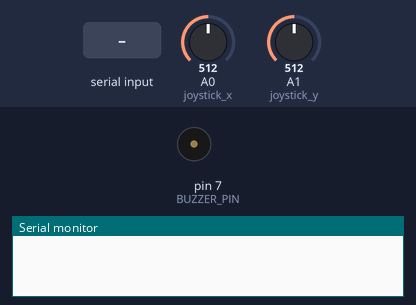
The sketch below on a simulated Arduino Uno, built with avr-gcc and run on an emulated ATmega328P. Shown: buzzer (waves = sounding, pin HIGH), the last lines printed to the serial monitor. The inputs (shaded band) are chosen by the test bench; at power-on: A0 (joystick_x) = 512, A1 (joystick_y) = 512.

Above: at 1.2 s.
1.3 s: byte 115 (SCORE_CHAR) received over Serial
At 1.41 s:
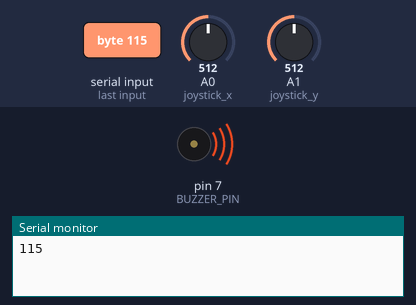
3.0 s: A0 (joystick_x) set to 900
4.5 s: A1 (joystick_y) set to 900
6.0 s: A1 (joystick_y) set to 122
Timing chart, 0 to 8.5 s (numbered marks = the images above; inputs shaded):
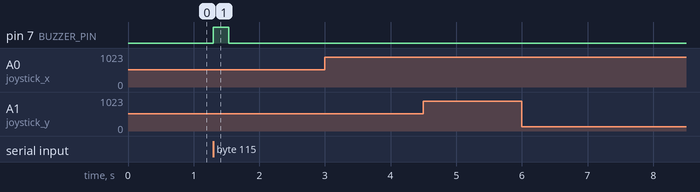

The sketch:

andre-Serial.ino
```cpp
// Start of Serial read: reads if snake ate apple from snake.py
// and write: sends joystick curr_dir to snake.py

#define joystick_x A0
#define joystick_y A1
#define BUZZER_PIN 7
#define SCORE_CHAR 's'
#define TICKS_TIL_TIME_OUT 1000
#define ANALOG_RANGE 1024 // general range of the analog input of arduino

int js_resting_threshold = ANALOG_RANGE/4; // "deadzone" around joystick at rest, 25% all around
int js_center = ANALOG_RANGE/2; // at rest joystick hovers around 500
int js_x_dir = 0; // x value of joystick (left: -1024 to -750, right: 750 to 1024)
int js_y_dir = 0; // y value of joystick (down: -1024 to -750, up: 750 to 1024)
unsigned int incomingByte = 0;
unsigned int buzzer_ticks = 0;
bool buzzer_active = false;

char curr_dir = "";  // current direction
char prev_dir = ""; // previous direction

// the setup routine runs once when you press reset:
void setup() {
  // initialize serial communication at 9600 bits per second:
  Serial.begin(9600);

  // initialize digital pins
  pinMode(joystick_x, INPUT);
  pinMode(joystick_y, INPUT);
  pinMode(BUZZER_PIN, OUTPUT);
  digitalWrite(BUZZER_PIN, LOW);   // turn the LED on (HIGH is the voltage level)
}

// the loop routine runs over and over again forever:
void loop() {
  //Recieve apple eaten flag from snake.py
  if (Serial.available() > 0) {
    // read the incoming byte:
    incomingByte = Serial.read();
    Serial.println(incomingByte);

    if(incomingByte == SCORE_CHAR) {
      digitalWrite(BUZZER_PIN, HIGH);
      buzzer_ticks = 0;
      buzzer_active = true;
    }
  }

  // Sound buzzer if flagged
  if (buzzer_active) {
      buzzer_ticks ++;

    if (buzzer_ticks > TICKS_TIL_TIME_OUT) {
      digitalWrite(BUZZER_PIN, LOW);
      buzzer_ticks = 0;
      buzzer_active = false;
    }
  }

  // Read joystick values and prevent repeated output
  js_x_dir = analogRead(joystick_x);
  js_y_dir = analogRead(joystick_y);

  if(js_y_dir - js_center > js_resting_threshold){
    curr_dir = 'w';
  }
  else if(abs(js_y_dir - js_center) > js_resting_threshold){
    curr_dir = 's';
  }
  else if(js_x_dir - js_center > js_resting_threshold){
    curr_dir = 'a';
  }
  else if(abs(js_x_dir - js_center) > js_resting_threshold){
    curr_dir = 'd';
  }
  if(prev_dir != curr_dir){
    prev_dir = curr_dir;
    Serial.println(curr_dir);
  }
}
```

Measured:
- after the input at 1.3 s, pin 7 (BUZZER_PIN): LOW → HIGH at once, → LOW 0.23 s later
